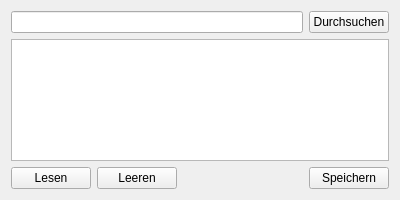
<?xml version="1.0" encoding="UTF-8"?>
<ui version="4.0">
 <class>MainWindow</class>
 <widget class="QMainWindow" name="MainWindow">
  <property name="geometry">
   <rect>
    <x>0</x>
    <y>0</y>
    <width>400</width>
    <height>200</height>
   </rect>
  </property>
  <property name="minimumSize">
   <size>
    <width>400</width>
    <height>200</height>
   </size>
  </property>
  <property name="windowTitle">
   <string>Übung lesen &amp; schreiben Dateiinhalt</string>
  </property>
  <widget class="QWidget" name="centralWidget">
   <layout class="QGridLayout" name="gridLayout">
    <item row="0" column="0">
     <layout class="QHBoxLayout" name="horizontalLayout">
      <item>
       <widget class="QLineEdit" name="browseLineEdit"/>
      </item>
      <item>
       <widget class="QPushButton" name="durchsuchenPushButton">
        <property name="text">
         <string>Durchsuchen</string>
        </property>
       </widget>
      </item>
     </layout>
    </item>
    <item row="1" column="0">
     <widget class="QTextEdit" name="anzeigenTextEdit"/>
    </item>
    <item row="2" column="0">
     <layout class="QHBoxLayout" name="horizontalLayout_2">
      <item>
       <widget class="QPushButton" name="lesenPushButton">
        <property name="text">
         <string>Lesen</string>
        </property>
       </widget>
      </item>
      <item>
       <widget class="QPushButton" name="leerenPushButton">
        <property name="text">
         <string>Leeren</string>
        </property>
       </widget>
      </item>
      <item>
       <spacer name="horizontalSpacer">
        <property name="orientation">
         <enum>Qt::Horizontal</enum>
        </property>
        <property name="sizeHint" stdset="0">
         <size>
          <width>40</width>
          <height>20</height>
         </size>
        </property>
       </spacer>
      </item>
      <item>
       <widget class="QPushButton" name="speichernPushButton">
        <property name="text">
         <string>Speichern</string>
        </property>
       </widget>
      </item>
     </layout>
    </item>
   </layout>
  </widget>
 </widget>
 <layoutdefault spacing="6" margin="11"/>
 <resources/>
 <connections/>
</ui>
